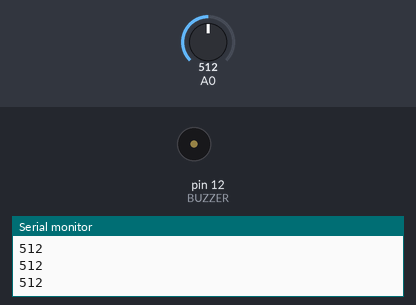
Bench run of a sketch on a simulated Arduino Uno, built with avr-gcc and run on an emulated ATmega328P. Parts: buzzer (waves = sounding, pin HIGH), the last lines printed to the serial monitor. The test bench sets the inputs (shaded band); at power-on: A0 = 512.

Above: at 1.2 s.
1.3 s: A0 set to 189
2.8 s: A0 set to 170
At 4.1 s:
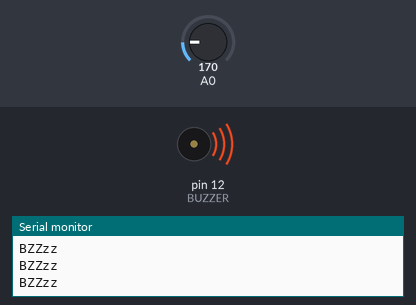
4.4 s: A0 set to 190
At 5.6 s:
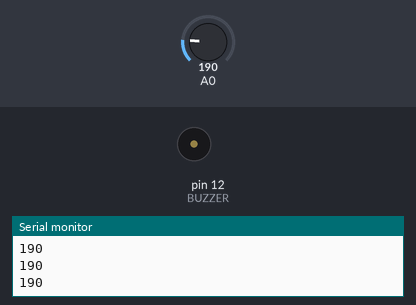
6.0 s: A0 set to 122
At 7.0 s:
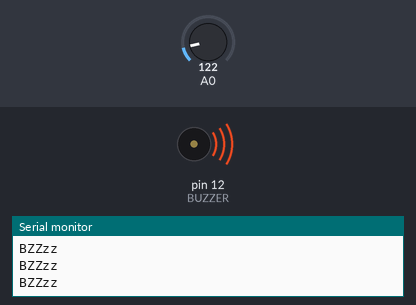
Timing chart, 0 to 8.6 s (numbered marks = the images above; inputs shaded):
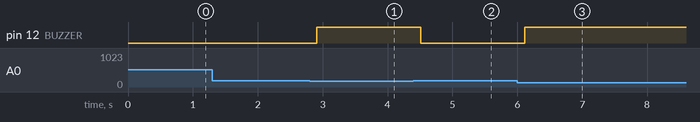

The sketch:

photoresistor.ino
```cpp
uint16_t light;
const uint8_t BUZZER = 12;


void setup() {
  Serial.begin(9600);
  pinMode(BUZZER, OUTPUT);
}

void loop() {
  light = analogRead(0);
  // Serial.println(light);
  delay(100);

  if (light < 180) {
    Serial.println("BZZzz");
    digitalWrite(BUZZER, 1);
  }
  else {
    digitalWrite(BUZZER, 0);
    Serial.println(light);

  }
}
```

Measured:
- the behaviour switches between 180 and 179 on A0 (found by bisection; images 0 and 1)
- after the input at 2.8 s, pin 12 (BUZZER): LOW → HIGH after 0.11 s
- after the input at 4.4 s, pin 12 (BUZZER): HIGH → LOW after 0.11 s
- after the input at 6.0 s, pin 12 (BUZZER): LOW → HIGH after 0.12 s
